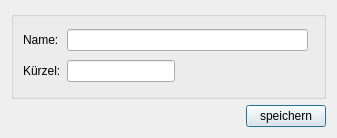
<?xml version="1.0" encoding="UTF-8"?>
<ui version="4.0">
 <class>Db_Land_Dialog_Ui</class>
 <widget class="QDialog" name="Db_Land_Dialog_Ui">
  <property name="geometry">
   <rect>
    <x>0</x>
    <y>0</y>
    <width>337</width>
    <height>138</height>
   </rect>
  </property>
  <property name="windowTitle">
   <string>TurnFix - Länderdaten</string>
  </property>
  <property name="windowIcon">
   <iconset resource="../../../../resources/TurnFix.qrc">
    <normaloff>:/appicons/icon.png</normaloff>:/appicons/icon.png</iconset>
  </property>
  <layout class="QGridLayout" name="gridLayout">
   <item row="0" column="0">
    <widget class="QGroupBox" name="groupBox">
     <property name="sizePolicy">
      <sizepolicy hsizetype="Expanding" vsizetype="Preferred">
       <horstretch>0</horstretch>
       <verstretch>0</verstretch>
      </sizepolicy>
     </property>
     <property name="title">
      <string/>
     </property>
     <layout class="QGridLayout" name="gridLayout_3">
      <item row="0" column="0">
       <widget class="QLabel" name="label_4">
        <property name="text">
         <string>Name:</string>
        </property>
       </widget>
      </item>
      <item row="1" column="0">
       <widget class="QLabel" name="label_5">
        <property name="text">
         <string>Kürzel:</string>
        </property>
       </widget>
      </item>
      <item row="1" column="1" colspan="2">
       <widget class="QLineEdit" name="txt_kuerzel">
        <property name="sizePolicy">
         <sizepolicy hsizetype="Fixed" vsizetype="Fixed">
          <horstretch>0</horstretch>
          <verstretch>0</verstretch>
         </sizepolicy>
        </property>
        <property name="maxLength">
         <number>5</number>
        </property>
       </widget>
      </item>
      <item row="0" column="1">
       <widget class="QLineEdit" name="txt_land"/>
      </item>
     </layout>
    </widget>
   </item>
   <item row="1" column="0">
    <widget class="QPushButton" name="but_save">
     <property name="sizePolicy">
      <sizepolicy hsizetype="Fixed" vsizetype="Fixed">
       <horstretch>0</horstretch>
       <verstretch>0</verstretch>
      </sizepolicy>
     </property>
     <property name="layoutDirection">
      <enum>Qt::RightToLeft</enum>
     </property>
     <property name="text">
      <string>speichern</string>
     </property>
    </widget>
   </item>
  </layout>
 </widget>
 <resources>
  <include location="../../../../resources/TurnFix.qrc"/>
 </resources>
 <connections/>
</ui>
